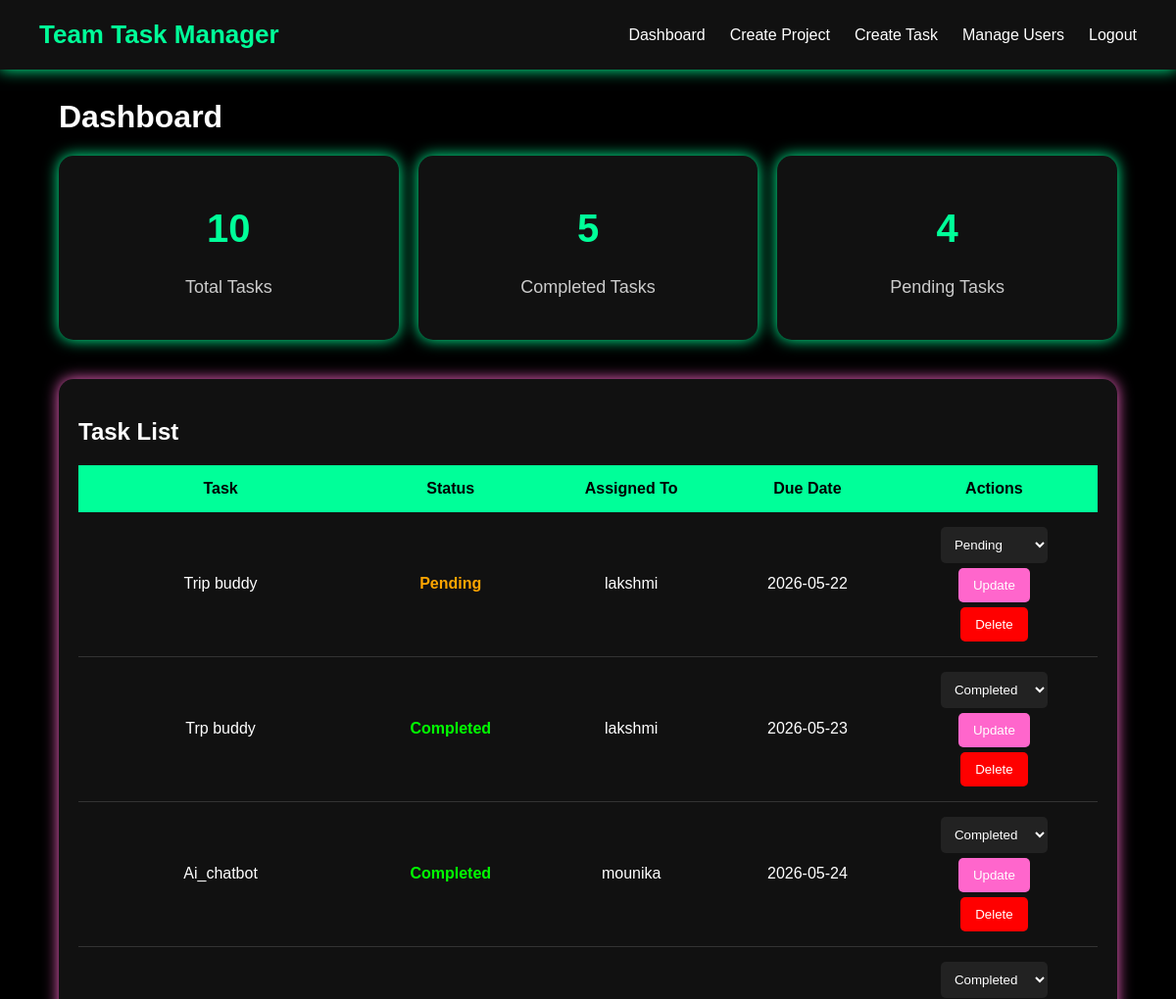
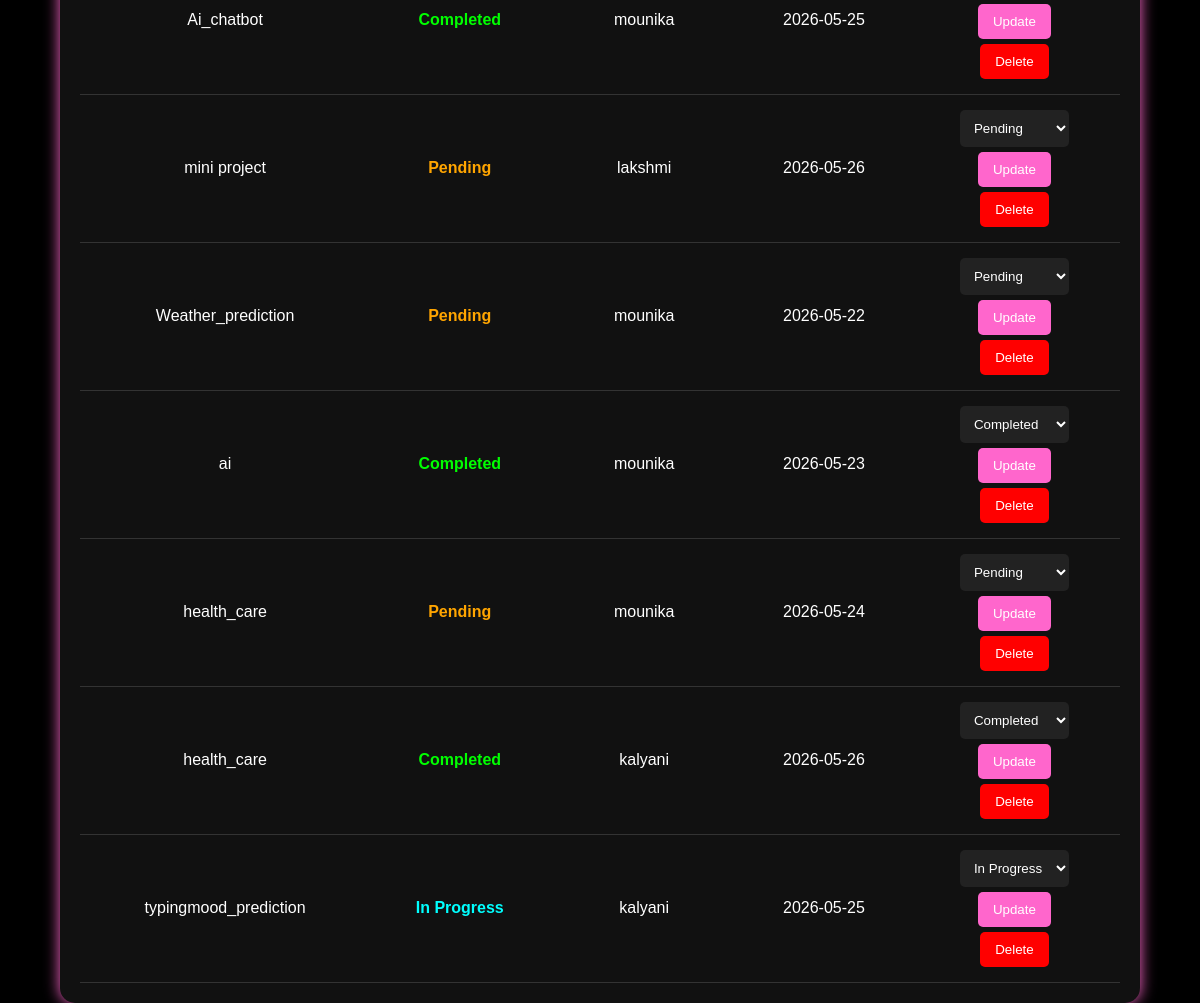
The page /dashboard (signed in) on the database its author committed (2 pictures, top to bottom).
### app.py (models this page shows)
class Task(db.Model):
    id = db.Column(db.Integer, primary_key=True)
    title = db.Column(db.String(200))
    status = db.Column(db.String(50))
    assigned_to = db.Column(db.String(100))
    due_date = db.Column(db.String(100))
    project_id = db.Column(db.Integer)

### app.py (the view)
@app.route('/dashboard')
def dashboard():
    if 'user' not in session:
        return redirect('/login')
    total_tasks = Task.query.count()
    completed_tasks = Task.query.filter_by(
        status='Completed'
    ).count()
    pending_tasks = Task.query.filter_by(
        status='Pending'
    ).count()
    tasks = Task.query.all()
    return render_template(
        'dashboard.html',
        total_tasks=total_tasks,
        completed_tasks=completed_tasks,
        pending_tasks=pending_tasks,
        tasks=tasks
    )

### templates/dashboard.html (shortened to what this page needs)
<!DOCTYPE html>
<html>
<head>
</head>
<body>
{% include 'navbar.html' %}
<div class="container">
<h1>Dashboard</h1>
<div class="cards">
<div class="card">
    <h1>{{ total_tasks }}</h1>
    <p>Total Tasks</p>
</div>
<div class="card">
    <h1>{{ completed_tasks }}</h1>
    <p>Completed Tasks</p>
</div>
<div class="card">
    <h1>{{ pending_tasks }}</h1>
    <p>Pending Tasks</p>
</div>
</div>
<div class="table-box">
<h2>Task List</h2>
<table>
<tr>
    <th>Task</th>
    <th>Status</th>
    <th>Assigned To</th>
    <th>Due Date</th>
    <th>Actions</th>
</tr>
{% for task in tasks %}
<tr>
<td>{{ task.title }}</td>
<td>
{% if task.status == 'Pending' %}
<span class="status-pending">
    {{ task.status }}
</span>
{% elif task.status == 'In Progress' %}
<span class="status-progress">
    {{ task.status }}
</span>
{% else %}
<span class="status-completed">
    {{ task.status }}
</span>
{% endif %}
</td>
<td>{{ task.assigned_to }}</td>
<td>{{ task.due_date }}</td>
<td>
<form method="POST" action="/update_task/{{ task.id }}">
<select name="status">
<option value="Pending"
{% if task.status == 'Pending' %} selected {% endif %}>
Pending
</option>
<option value="In Progress"
{% if task.status == 'In Progress' %} selected {% endif %}>
In Progress
</option>
<option value="Completed"
{% if task.status == 'Completed' %} selected {% endif %}>
Completed
</option>
</select>
<br>
<button type="submit">
Update
</button>
</form>
<form method="POST" action="/delete_task/{{ task.id }}">
<button
type="submit"
class="delete-btn">
Delete
</button>
</form>
</td>
</tr>
{% endfor %}
</table>
</div>
</div>
</body>
</html>

### templates/navbar.html (shortened to what this page needs)
<div class="navbar">
    <div class="logo">
        Team Task Manager
    </div>
    <div class="nav-links">
        <a href="/dashboard">
            Dashboard
        </a>
        {% if session.get('role') == 'Admin' %}
        <a href="/create_project">
            Create Project
        </a>
        <a href="/create_task">
            Create Task
        </a>
        <a href="/manage_users">
            Manage Users
        </a>
        {% endif %}
        <a href="/logout">
            Logout
        </a>
    </div>
</div>

### templates/dashboard.html (style rules this page uses)
body { margin:0; padding:0; background:black; color:white; font-family:Arial, sans-serif; }
.container { width:90%; margin:auto; margin-top:30px; }
.cards { display:flex; gap:20px; flex-wrap:wrap; }
.card { flex:1; min-width:220px; background:#111; padding:25px; border-radius:15px; text-align:center; box-shadow:0px 0px 15px #00ff99; }
.card h1 { color:#00ff99; font-size:40px; }
.card p { color:#ccc; font-size:18px; }
.table-box { margin-top:40px; background:#111; padding:20px; border-radius:15px; box-shadow:0px 0px 15px #ff66cc; overflow-x:auto; }
table { width:100%; border-collapse:collapse; }
table th { background:#00ff99; color:black; padding:15px; }
table td { padding:15px; border-bottom:1px solid #333; text-align:center; }
select { padding:10px; background:#222; color:white; border:none; border-radius:5px; }
button { padding:10px 15px; background:#ff66cc; border:none; color:white; border-radius:5px; cursor:pointer; margin-top:5px; }
.delete-btn { background:red; }
.status-pending { color:orange; font-weight:bold; }
.status-progress { color:cyan; font-weight:bold; }
.status-completed { color:lime; font-weight:bold; }

### templates/navbar.html (style rules this page uses)
.navbar { background:#111; padding:20px 40px; display:flex; justify-content:space-between; align-items:center; box-shadow:0px 0px 15px #00ff99; }
.logo { color:#00ff99; font-size:26px; font-weight:bold; }
.nav-links { display:flex; align-items:center; }
.nav-links a { color:white; margin-left:25px; text-decoration:none; font-size:16px; transition:0.3s; }

### rows shown on the page
Task: title "Trip buddy", status "Pending", assigned_to "lakshmi", due_date "2026-05-22"
Task: title "Trp buddy", status "Completed", assigned_to "lakshmi", due_date "2026-05-23"
Task: title "Ai_chatbot", status "Completed", assigned_to "mounika", due_date "2026-05-24"
Task: title "Ai_chatbot", status "Completed", assigned_to "mounika", due_date "2026-05-25"
Task: title "mini project", status "Pending", assigned_to "lakshmi", due_date "2026-05-26"
Task: title "Weather_prediction", status "Pending", assigned_to "mounika", due_date "2026-05-22"
Task: title "ai", status "Completed", assigned_to "mounika", due_date "2026-05-23"
Task: title "health_care", status "Pending", assigned_to "mounika", due_date "2026-05-24"
Task: title "health_care", status "Completed", assigned_to "kalyani", due_date "2026-05-26"
Task: title "typingmood_prediction", status "In Progress", assigned_to "kalyani", due_date "2026-05-25"

### other values the page prints
{{ total_tasks }} "10"
{{ completed_tasks }} "5"
{{ pending_tasks }} "4"
